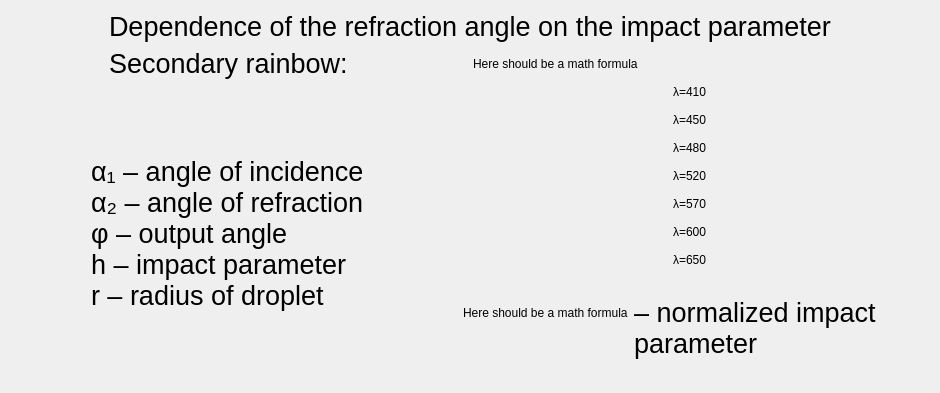
          <widget class="QWidget" name="slide3">
           <layout class="QVBoxLayout" name="verticalLayout_22">
            <item>
             <layout class="QHBoxLayout" name="hLayout_definition_slide3">
              <item>
               <spacer name="hlSpacer_definition_slide3">
                <property name="orientation">
                 <enum>Qt::Orientation::Horizontal</enum>
                </property>
                <property name="sizeHint" stdset="0">
                 <size>
                  <width>40</width>
                  <height>20</height>
                 </size>
                </property>
               </spacer>
              </item>
              <item>
               <layout class="QVBoxLayout" name="vLayout_definition_slide3">
                <item>
                 <widget class="QLabel" name="label_definition_slide3">
                  <property name="font">
                   <font>
                    <pointsize>20</pointsize>
                   </font>
                  </property>
                  <property name="text">
                   <string>Dependence of the refraction angle on the impact parameter</string>
                  </property>
                 </widget>
                </item>
                <item>
                 <layout class="QHBoxLayout" name="hLayout_secondary_slide3">
                  <item>
                   <widget class="QLabel" name="label_secondary_slide3">
                    <property name="font">
                     <font>
                      <pointsize>20</pointsize>
                     </font>
                    </property>
                    <property name="text">
                     <string>Secondary rainbow:</string>
                    </property>
                   </widget>
                  </item>
                  <item>
                   <widget class="QLabel" name="label_formula1_slide3">
                    <property name="text">
                     <string>Here should be a math formula</string>
                    </property>
                   </widget>
                  </item>
                 </layout>
                </item>
               </layout>
              </item>
              <item>
               <spacer name="hrSpacer_definition_slide3">
                <property name="orientation">
                 <enum>Qt::Orientation::Horizontal</enum>
                </property>
                <property name="sizeHint" stdset="0">
                 <size>
                  <width>40</width>
                  <height>20</height>
                 </size>
                </property>
               </spacer>
              </item>
             </layout>
            </item>
            <item>
             <layout class="QHBoxLayout" name="horizontalLayout_7">
              <item>
               <spacer name="horizontalSpacer_116">
                <property name="orientation">
                 <enum>Qt::Orientation::Horizontal</enum>
                </property>
                <property name="sizeType">
                 <enum>QSizePolicy::Policy::Fixed</enum>
                </property>
                <property name="sizeHint" stdset="0">
                 <size>
                  <width>40</width>
                  <height>20</height>
                 </size>
                </property>
               </spacer>
              </item>
              <item>
               <layout class="QVBoxLayout" name="verticalLayout_21">
                <item>
                 <layout class="QHBoxLayout" name="glWidgetLayout_slide3"/>
                </item>
                <item>
                 <layout class="QHBoxLayout" name="horizontalLayout_2">
                  <item>
                   <spacer name="horizontalSpacer_11">
                    <property name="orientation">
                     <enum>Qt::Orientation::Horizontal</enum>
                    </property>
                    <property name="sizeHint" stdset="0">
                     <size>
                      <width>40</width>
                      <height>20</height>
                     </size>
                    </property>
                   </spacer>
                  </item>
                  <item>
                   <widget class="QLabel" name="label_description_slide3">
                    <property name="font">
                     <font>
                      <pointsize>20</pointsize>
                     </font>
                    </property>
                    <property name="text">
                     <string>α₁ – angle of incidence
α₂ – angle of refraction
φ – output angle
h – impact parameter
r – radius of droplet</string>
                    </property>
                    <property name="alignment">
                     <set>Qt::AlignmentFlag::AlignLeading|Qt::AlignmentFlag::AlignLeft|Qt::AlignmentFlag::AlignVCenter</set>
                    </property>
                   </widget>
                  </item>
                  <item>
                   <spacer name="horizontalSpacer_10">
                    <property name="orientation">
                     <enum>Qt::Orientation::Horizontal</enum>
                    </property>
                    <property name="sizeHint" stdset="0">
                     <size>
                      <width>40</width>
                      <height>20</height>
                     </size>
                    </property>
                   </spacer>
                  </item>
                 </layout>
                </item>
               </layout>
              </item>
              <item>
               <spacer name="horizontalSpacer_117">
                <property name="orientation">
                 <enum>Qt::Orientation::Horizontal</enum>
                </property>
                <property name="sizeType">
                 <enum>QSizePolicy::Policy::Fixed</enum>
                </property>
                <property name="sizeHint" stdset="0">
                 <size>
                  <width>40</width>
                  <height>20</height>
                 </size>
                </property>
               </spacer>
              </item>
              <item>
               <layout class="QVBoxLayout" name="verticalLayout_118">
                <item>
                 <layout class="QHBoxLayout" name="hLayout_qwt_slide3">
                  <item>
                   <widget class="QWidget" name="qwtWidget_slide3" native="true"/>
                  </item>
                  <item>
                   <widget class="QLabel" name="label_lambdas_slide3">
                    <property name="text">
                     <string>λ=410

λ=450

λ=480

λ=520

λ=570

λ=600

λ=650</string>
                    </property>
                   </widget>
                  </item>
                 </layout>
                </item>
                <item>
                 <layout class="QHBoxLayout" name="horizontalLayout111">
                  <item>
                   <spacer name="horizontalSpacer111">
                    <property name="orientation">
                     <enum>Qt::Orientation::Horizontal</enum>
                    </property>
                    <property name="sizeHint" stdset="0">
                     <size>
                      <width>13</width>
                      <height>109</height>
                     </size>
                    </property>
                   </spacer>
                  </item>
                  <item>
                   <layout class="QVBoxLayout" name="verticalLayout_116">
                    <item>
                     <widget class="QLabel" name="label_formula2_slide3">
                      <property name="text">
                       <string>Here should be a math formula</string>
                      </property>
                     </widget>
                    </item>
                    <item>
                     <spacer name="verticalSpacer113">
                      <property name="orientation">
                       <enum>Qt::Orientation::Vertical</enum>
                      </property>
                      <property name="sizeType">
                       <enum>QSizePolicy::Policy::Fixed</enum>
                      </property>
                      <property name="sizeHint" stdset="0">
                       <size>
                        <width>20</width>
                        <height>30</height>
                       </size>
                      </property>
                     </spacer>
                    </item>
                   </layout>
                  </item>
                  <item>
                   <widget class="QLabel" name="label_normalized_slide3">
                    <property name="font">
                     <font>
                      <pointsize>20</pointsize>
                     </font>
                    </property>
                    <property name="text">
                     <string>– normalized impact
parameter</string>
                    </property>
                   </widget>
                  </item>
                  <item>
                   <spacer name="horizontalSpacer_211">
                    <property name="orientation">
                     <enum>Qt::Orientation::Horizontal</enum>
                    </property>
                    <property name="sizeHint" stdset="0">
                     <size>
                      <width>13</width>
                      <height>109</height>
                     </size>
                    </property>
                   </spacer>
                  </item>
                 </layout>
                </item>
               </layout>
              </item>
              <item>
               <spacer name="horizontalSpacer_118">
                <property name="orientation">
                 <enum>Qt::Orientation::Horizontal</enum>
                </property>
                <property name="sizeType">
                 <enum>QSizePolicy::Policy::Fixed</enum>
                </property>
                <property name="sizeHint" stdset="0">
                 <size>
                  <width>40</width>
                  <height>20</height>
                 </size>
                </property>
               </spacer>
              </item>
             </layout>
            </item>
           </layout>
          </widget>
